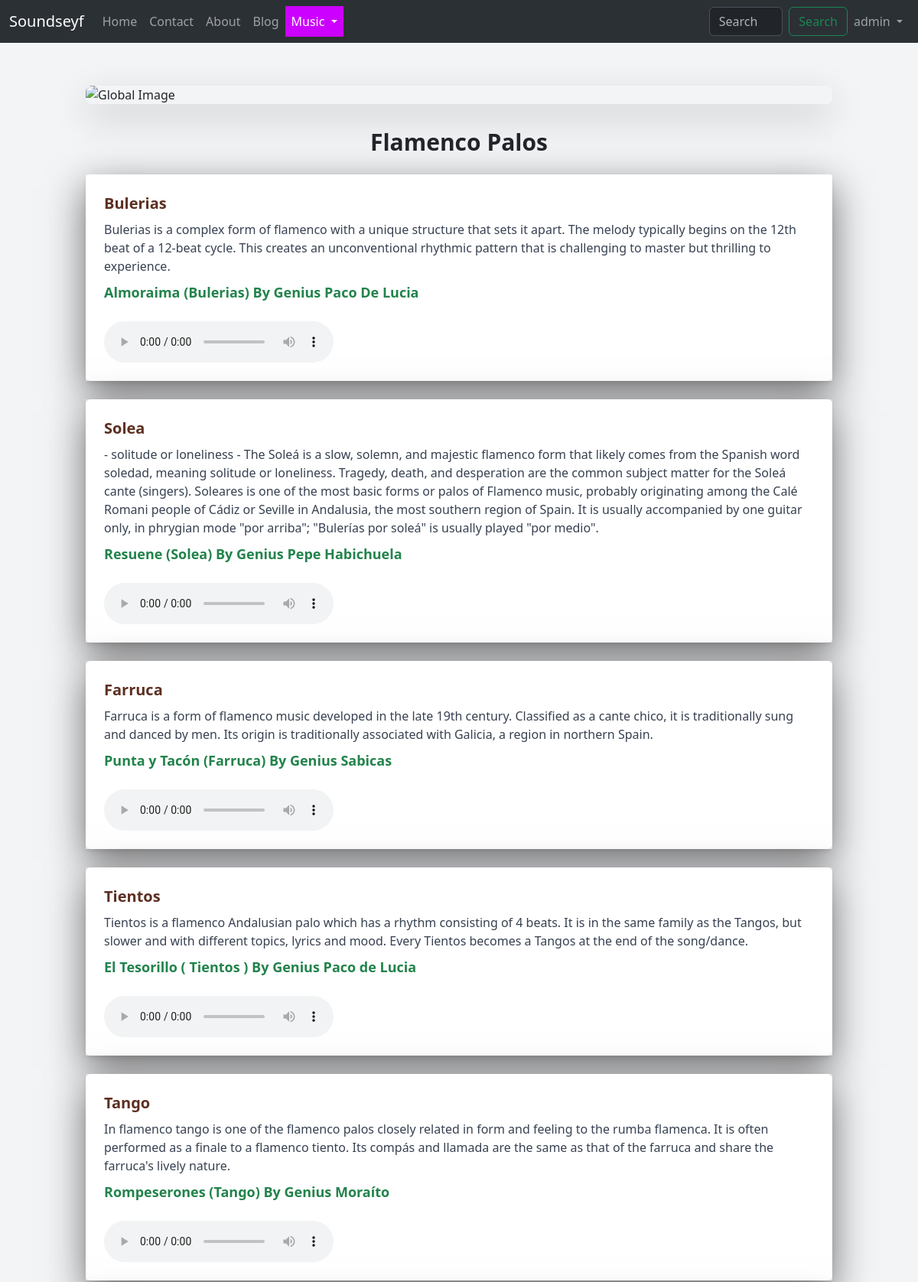
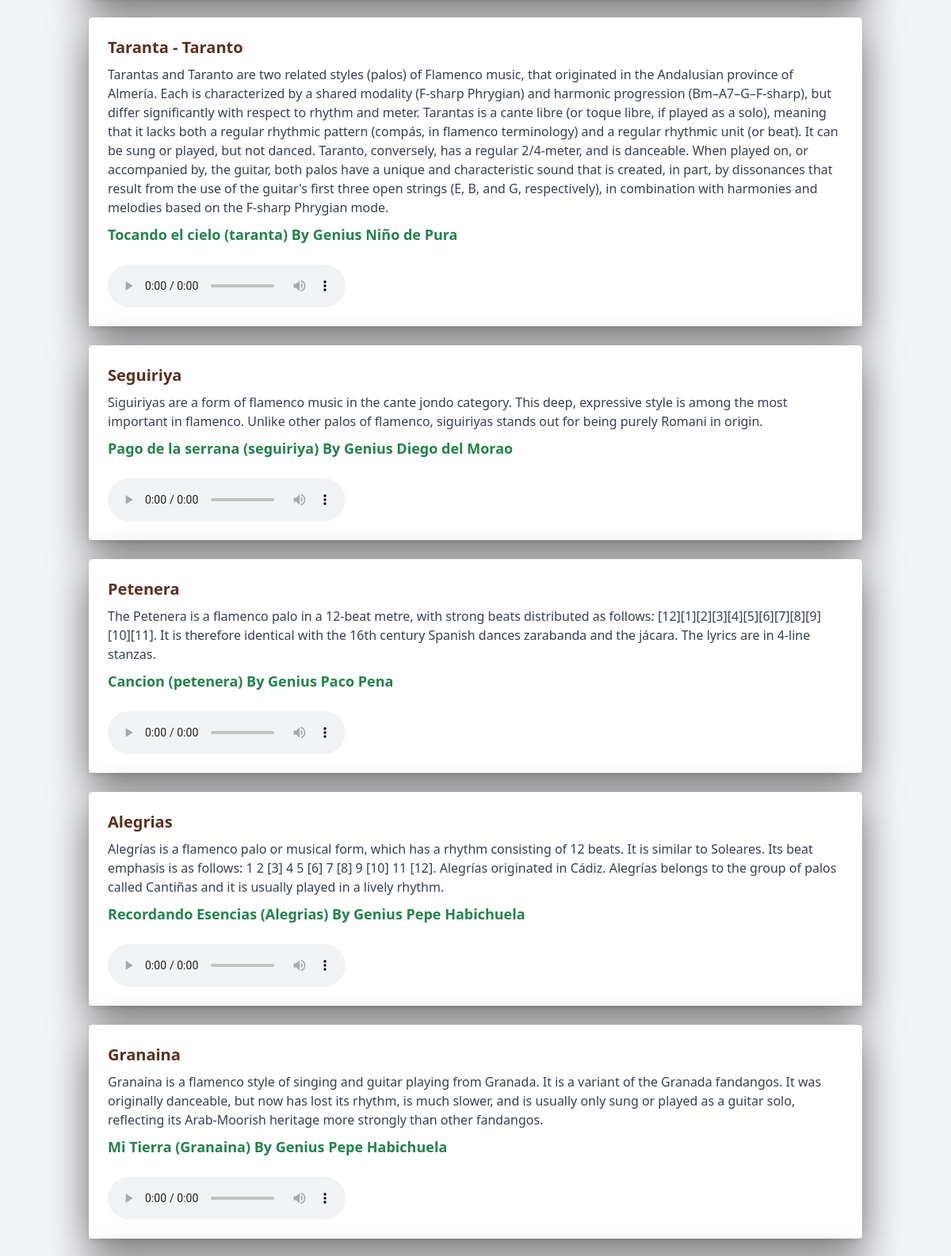
The app's page /music/Palos (signed in, upper part) with its own data (2 pictures, top to bottom).
### music/models.py (models this page shows, shortened)
class Palo(models.Model):
    name = models.CharField(max_length=255)
    description = models.TextField(null=True)
    song = models.FileField(upload_to="palos/")
    song_detail = models.TextField(null=True,blank=True)

### music/views.py (the view)
# urls.py: path('Palos',PaloView , name="palos"),
@login_required
def PaloView(request):
    palos = Palo.objects.all()
    context = {"palos" : palos}
    return render (request, 'music/palos.html' , context)

### templates/music/palos.html (shortened to what this page needs)
{% extends 'base.html' %}
{% load static %}
{% block content %}
<!DOCTYPE html>
<html lang="en">
<head>
    <link href="https://cdn.jsdelivr.net/npm/tailwindcss@2.2.19/dist/tailwind.min.css" rel="stylesheet">
    <link rel="stylesheet" href="{% static 'css/styles.css' %}">
</head>
<body class="bg-gray-100">
    <div class="container mx-auto p-4">
        <img src="{% static 'images/palos.jpg' %}" class="mx-auto my-8 max-w-full h-auto rounded-lg shadow-lg"
            alt="Global Image">
        <h1 class="text-3xl font-bold mb-4 text-center">Flamenco Palos</h1>
        {% for palo in palos %}
        <div class="bg-white rounded shadow-md mb-4">
            <div class="p-4" style="box-shadow: 0 16px 48px #6a6a6b;">
                <h2 style="color: rgb(93, 47, 33);" class="text-xl font-semibold mb-2">{{ palo.name }}</h2>
                <p class="text-gray-700 mb-2">{{ palo.description }}</p>
                <p style="color: rgb(34, 131, 75);" class="text-lg font-bold mb-4">{{ palo.song_detail }}</p>
                <audio controls>
                    <source src="/media/{{ palo.song }}" type="audio/mp3">
                </audio>
            </div>
        </div>
        {% endfor %}
    </div>
</body>
</html>
{% endblock %}

### templates/base.html (shortened to what this page needs)
{% load static %}
{% load thumbnail %}
<!doctype html>
<html lang="en">
<head>
    <link href="https://cdn.jsdelivr.net/npm/bootstrap@5.3.3/dist/css/bootstrap.min.css" rel="stylesheet"
>
    <link rel="stylesheet" href="https://cdnjs.cloudflare.com/ajax/libs/font-awesome/5.15.4/css/all.min.css">
</head>
<body data-bs-theme="light">
    <nav class="navbar navbar-expand-lg bg-body-tertiary" data-bs-theme="dark">
        <div class="container-fluid">
            <a class="navbar-brand" href="{% url 'website:index' %}">Soundseyf</a>
            <div class="collapse navbar-collapse" id="navbarSupportedContent">
                <ul class="navbar-nav me-auto mb-2 mb-lg-0">
                    <li class="nav-item">
                        <a class="nav-link {% if request.path == '/' %}active{% endif %}" aria-current="page"
                            href="{% url 'website:index' %}">Home</a>
                    </li>
                    <li class="nav-item">
                        <a class="nav-link {% if '/contact/' in request.path %}active{% endif %}"
                            href="{% url 'website:contact' %}">Contact</a>
                    </li>
                    <li class="nav-item">
                        <a class="nav-link {% if '/about' in request.path %}active{% endif %}"
                            href="{% url 'website:about' %}">About</a>
                    </li>
                    <li class="nav-item">
                        <a class="nav-link {% if '/blog/' in request.path %}active{% endif %}"
                            href="{% url 'blog:blog-home' %}">Blog</a>
                    </li>
                    <li class="nav-item dropdown">
                        <a class="nav-link dropdown-toggle dropdown-toggle-arrow {% if '/music/' in request.path %}active{% endif %}"
                            href="#" role="button" data-bs-toggle="dropdown" aria-expanded="false">
                            Music
                        </a>
                    </li>
                </ul>
                <form style="padding-left: 45%;" method="get" class="d-flex me-auto" role="search"
                    action="{% url 'music:search' %}">
                    <input class="form-control me-2" name="s" type="search" placeholder="Search Composer fullname"
                        aria-label="Search" list="composer-list">
                    <button class="btn btn-outline-success" type="submit">Search</button>
                </form>
                <ul class="navbar-nav ms-auto">
                    {% if request.user.is_authenticated %}
                    <li class="nav-item dropdown">
                        <a class="nav-link dropdown-toggle" href="#" id="userDropdown" role="button"
                            data-bs-toggle="dropdown" aria-expanded="false">
                            {{ request.user.username }}
                        </a>
                    </li>
                    {% endif %}
                </ul>
            </div>
        </div>
    </nav>
    {% block content %}
    {% endblock content %}
</body>
</html>
{% load sweetify %}

### templates/base.html (style rules this page uses)
.navbar-nav .nav-link.active { color: rgb(255, 255, 255); background-color: rgb(204, 0, 255); }

### templates/music/palos.html (style rules this page uses)
img { max-width: 80%; margin: 0 auto; }

### records on screen
Palo: name "Bulerias", description "Bulerias is a complex form of flamenco with a unique structure that sets it apart. The melody typically begins on the 12th beat of a 12-beat cycle. This creates an unconventional rhythmic pattern that is challenging to master but thrilling to experience.", song_detail "Almoraima (Bulerias) By Genius Paco De Lucia"
Palo: name "Solea", description "- solitude or loneliness - The Soleá is a slow, solemn, and majestic flamenco form that likely comes from the Spanish word soledad, meaning solitude or loneliness. Tragedy, death, and desperation are the common subject matter for the Soleá cante (singers). Soleares is one of the most basic forms or palos of Flamenco music, probably originating among the Calé Romani people of Cádiz or Seville in Andalusia, the most southern region of Spain. It is usually accompanied by one guitar only, in phrygian mode \"por arriba\"; \"Bulerías por soleá\" is usually played \"por medio\".", song_detail "Resuene (Solea) By Genius Pepe Habichuela"
Palo: name "Farruca", description "Farruca is a form of flamenco music developed in the late 19th century. Classified as a cante chico, it is traditionally sung and danced by men. Its origin is traditionally associated with Galicia, a region in northern Spain.", song_detail "Punta y Tacón (Farruca) By Genius Sabicas"
Palo: name "Tientos", description "Tientos is a flamenco Andalusian palo which has a rhythm consisting of 4 beats. It is in the same family as the Tangos, but slower and with different topics, lyrics and mood. Every Tientos becomes a Tangos at the end of the song/dance.", song_detail "El Tesorillo ( Tientos ) By Genius Paco de Lucia"
Palo: name "Tango", description "In flamenco tango is one of the flamenco palos closely related in form and feeling to the rumba flamenca. It is often performed as a finale to a flamenco tiento. Its compás and llamada are the same as that of the farruca and share the farruca's lively nature.", song_detail "Rompeserones (Tango) By Genius Moraíto"
Palo: name "Taranta - Taranto", description "Tarantas and Taranto are two related styles (palos) of Flamenco music, that originated in the Andalusian province of Almería. Each is characterized by a shared modality (F-sharp Phrygian) and harmonic progression (Bm–A7–G–F-sharp), but differ significantly with respect to rhythm and meter. Tarantas is a cante libre (or toque libre, if played as a solo), meaning that it lacks both a regular rhythmic pattern (compás, in flamenco terminology) and a regular rhythmic unit (or beat). It can be sung or played, but not danced. Taranto, conversely, has a regular 2/4-meter, and is danceable. When played on, or accompanied by, the guitar, both palos have a unique and characteristic sound that is…", song_detail "Tocando el cielo (taranta) By Genius Niño de Pura"
Palo: name "Seguiriya", description "Siguiriyas are a form of flamenco music in the cante jondo category. This deep, expressive style is among the most important in flamenco. Unlike other palos of flamenco, siguiriyas stands out for being purely Romani in origin.", song_detail "Pago de la serrana (seguiriya) By Genius Diego del Morao"
Palo: name "Petenera", description "The Petenera is a flamenco palo in a 12-beat metre, with strong beats distributed as follows: [12][1][2][3][4][5][6][7][8][9][10][11]. It is therefore identical with the 16th century Spanish dances zarabanda and the jácara. The lyrics are in 4-line stanzas.", song_detail "Cancion (petenera) By Genius Paco Pena"
Palo: name "Alegrias", description "Alegrías is a flamenco palo or musical form, which has a rhythm consisting of 12 beats. It is similar to Soleares. Its beat emphasis is as follows: 1 2 [3] 4 5 [6] 7 [8] 9 [10] 11 [12]. Alegrías originated in Cádiz. Alegrías belongs to the group of palos called Cantiñas and it is usually played in a lively rhythm.", song_detail "Recordando Esencias (Alegrias) By Genius Pepe Habichuela"
Palo: name "Granaina", description "Granaína is a flamenco style of singing and guitar playing from Granada. It is a variant of the Granada fandangos. It was originally danceable, but now has lost its rhythm, is much slower, and is usually only sung or played as a guitar solo, reflecting its Arab-Moorish heritage more strongly than other fandangos.", song_detail "Mi Tierra (Granaina) By Genius Pepe Habichuela"

### other values on screen
{{ request.user.username }} "admin"
